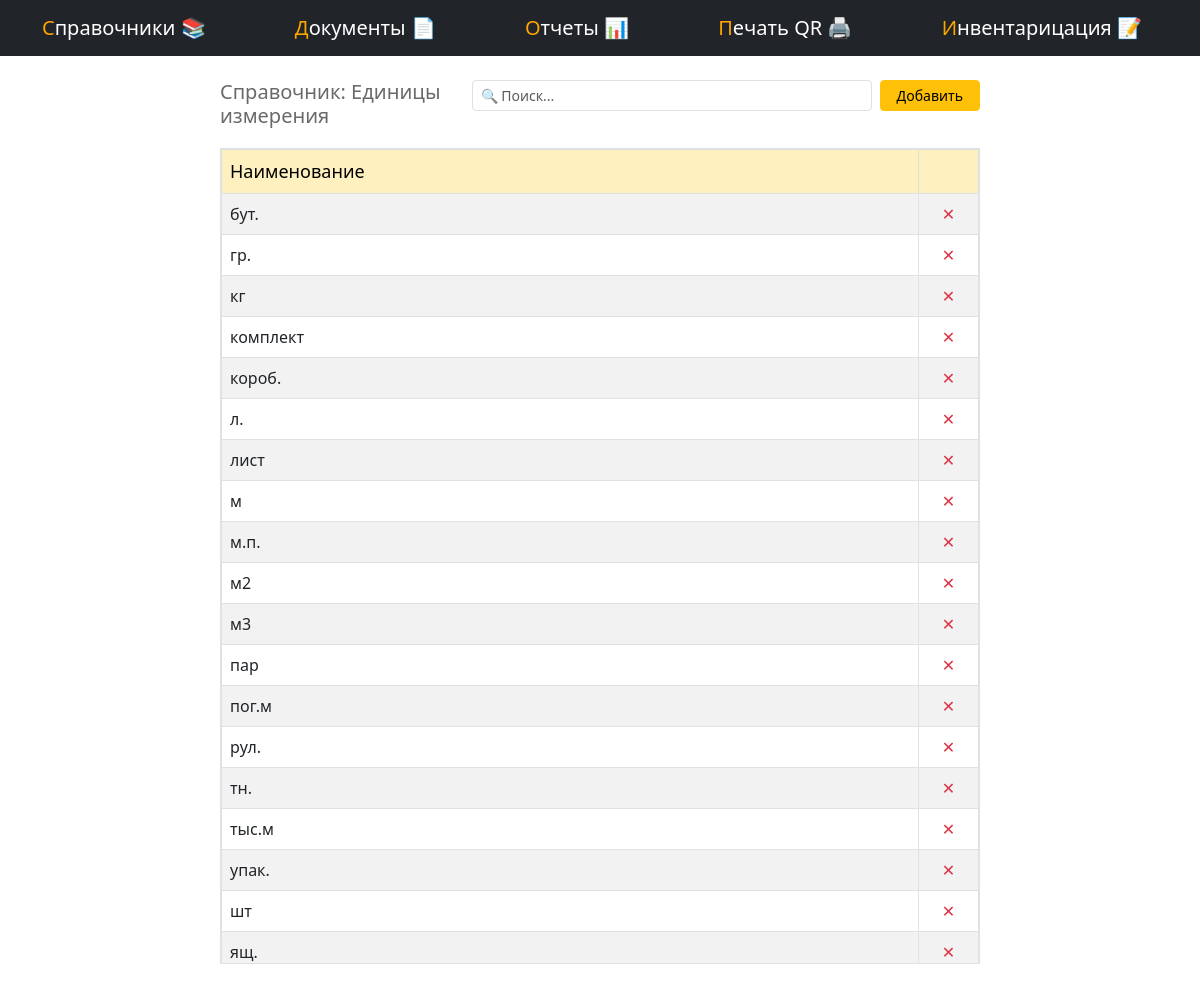
/menu/spr/izm/, run on the app's committed database.
### inventory/models.py (models this page shows, shortened)
class Izm(models.Model):
    title = models.CharField("Ед.изм",max_length=50, unique=True,blank=False,db_index=True)
    class Meta:
        db_table = 'izm'
        verbose_name = 'Единица измерения'
        verbose_name_plural = 'Единицы измерения'

### inventory/views/spr_views.py (the view, shortened to what this page needs)
# urls.py: path('menu/spr/<str:section>/', spr_views.spr, name='spr'),
def spr(request, section):
    tables = {
        'izm': [Izm, 'Единицы измерения'],
        'fio': [Fio, "Подотчетные лица"],
        'podraz': [Podraz, "Подразделения"],
        'postav': [Postav, "Поставщики"],
        'spis': [Spis, "Списание"],
        'kat': [Category, "Категории ТМЦ"],
        'obkt': [Obct, "Объекты"],
        'nom': [Nom, "Номенклатура"],
    }
    if section in tables:
        model, title = tables[section]  # распаковываем список в две переменные
        if section == 'nom':
            data = model.objects.select_related('category', 'izm').all().order_by('title')
        elif section == 'obkt':
            data = model.objects.select_related('idpodraz').all().order_by('title')
        else:
            data = model.objects.all().order_by('title')
    else:
        data = []
        title = 'Раздел не найден'
    context = {
        'data': data,
        'title': title,
        'section': section,
    }
    return render(request, 'inventory/comon_spr.html', context)

### inventory/templates/inventory/comon_spr.html (shortened to what this page needs)
{% extends 'inventory/base.html' %}
{% load static %}
{% block extra_css %}
    <link rel="stylesheet" href="{% static 'css/comon_spr.css' %}">
{% endblock %}
{% block content %}
<div class="row">
    <div class="col-md-2"></div>
    <div class="col-md-8 mt-4">
        <div class="d-flex justify-content-between align-items-start mb-0">
            <h5 id='spr_title' class="mb-0">Справочник: {{ title }} </h5>
            <div class="d-flex">
                <input type="text" style="width: 400px;" class="form-control form-control-sm global-search " placeholder="🔍 Поиск..." >
                <button type="button"
                        class="btn btn-warning btn-sm ms-2 px-3"
                        style="height: 31px;"
                        data-bs-toggle="modal"
                        data-bs-target="
                            {% if section == 'nom' %}
                                #addNomModal
                            {% elif section == 'obkt' %}
                                #addObktModal
                            {% else %}
                                #addModal
                            {% endif %}">
                    Добавить
                </button>
            </div>
        </div>
        <div id="search-results"
             style="max-height: 78vh; overflow-y: auto; overflow-x: hidden; border: 1px solid #dee2e6; margin-bottom: 20px; margin-top:20px">
            {% include 'inventory/partials/spr_table.html' %}
        </div>
    </div>
    <div class="col-md-2"></div>
</div>
{% endblock %}

### inventory/templates/inventory/partials/spr_table.html (shortened to what this page needs)
<table class="table table-bordered table-striped mb-0">
    <thead class="table-light ">
        <tr>
            <th class="bg-warning bg-opacity-25">Наименование</th>
            <th style="width: 60px" class="text-center bg-warning bg-opacity-25"></th>
        </tr>
    </thead>
    <tbody id="search-results-tbody">
        {% for item in data %}
        <tr id="row-{{ section }}-{{ item.id }}">
            <td style="cursor: pointer;"
                {% if section == 'obkt' %}
                    hx-get="{% url 'edit_obkt_row' item.id %}"
                    hx-target="#obkt-modal-content"
                    data-bs-toggle="modal"
                    data-bs-target="#editObktModal"
            {% elif section == 'nom' %}
                    hx-get="{% url 'edit_nom_row' item.id %}"
                    hx-target="#nom-modal-content"
                    data-bs-toggle="modal"
                    data-bs-target="#editNomModal"
                {% else %}
                    hx-get="{% url 'edit_spr_row' section item.id %}"
                    hx-target="#modal-content"
                    data-bs-toggle="modal"
                    data-bs-target="#editModal"
                {% endif %}>
                {{ item.title }}
            </td>
            <td class="text-center">
                <span style="cursor: pointer; color: #dc3545;"
                      hx-delete="{% url 'delete_spr_row' section item.id %}"
                      hx-target="#row-{{ section }}-{{ item.id }}"
                      hx-swap="outerHTML"
                      hx-confirm="Удалить запись «{{ item.title }}»?">
                    ✕
                </span>
            </td>
        </tr>
        {% endfor %}
    </tbody>
</table>

### inventory/static/css/comon_spr.css (style rules this page uses)
.table thead th { position: sticky; top: 0; background-color: #f8f9fa; z-index: 10; }
.table { margin-bottom: 0; }
#spr_title { color: DimGrey; }
.table thead th { font-weight: normal; font-size: 18px; }

### inventory/templates/inventory/base.html (style rules this page uses)
html, body { overflow-x: hidden; width: 100%; }

### data on the page
Izm: title "бут."
Izm: title "гр."
Izm: title "кг"
Izm: title "комплект"
Izm: title "короб."
Izm: title "л."
Izm: title "лист"
Izm: title "м"
Izm: title "м.п."
Izm: title "м2"
Izm: title "м3"
Izm: title "пар"
Izm: title "пог.м"
Izm: title "рул."
Izm: title "тн."
Izm: title "тыс.м"
Izm: title "упак."
Izm: title "шт"
Izm: title "ящ."

### other printed values
{{ title }} "Единицы измерения"
